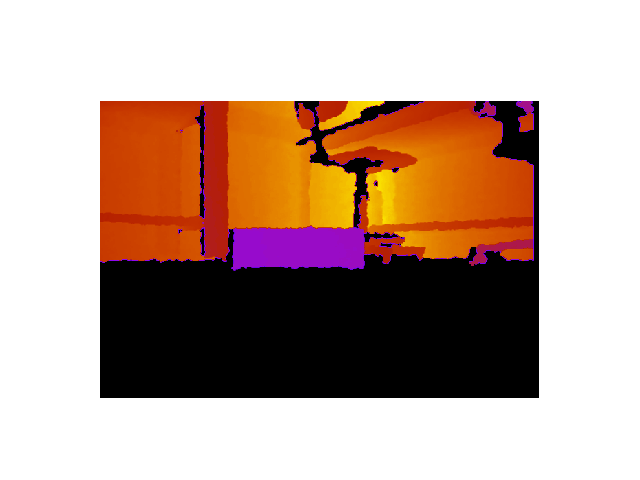
//> input picture obstacle_detection/DepthPic.png, 640 x 480 px
$ ./example   (built with g++ and OpenCV 4)
//> lines starting //> are read from the running program, lines starting //| are printed output that depends on the picture; after the words box and inside, x2 and y2 are one past the last pixel; in counts of white or black regions, pixels touching at a corner belong together
#include "opencv2/core/core.hpp"
#include "opencv2/imgproc/imgproc.hpp"
#include "opencv2/imgcodecs.hpp"
#include "opencv2/highgui/highgui.hpp"

#include <iostream>
#include <math.h>
#include <string.h>

using namespace cv;
using namespace std;

int thresh = 50, N = 11;
const char* wndname = "Détection d'obstacles";

// cherche le cosinus de l'angle entre les vecteurs
// de pt0->pt1 et de pt0->pt2
static double angle( Point pt1, Point pt2, Point pt0 )
{
    double dx1 = pt1.x - pt0.x;
    double dy1 = pt1.y - pt0.y;
    double dx2 = pt2.x - pt0.x;
    double dy2 = pt2.y - pt0.y;
    return (dx1*dx2 + dy1*dy2)/sqrt((dx1*dx1 + dy1*dy1)*(dx2*dx2 + dy2*dy2) + 1e-10);
}

// retourne la séquence de rectangles détectés sur l'image
static void findSquares( const Mat& image, vector<vector<Point> >& squares )
{
    squares.clear();

    Mat pyr, timg, gray0(image.size(), CV_8U), gray;

    // diminue et agrandi l'image pour filtrer le bruit
    pyrDown(image, pyr, Size(image.cols/2, image.rows/2));
    pyrUp(pyr, timg, image.size());
    vector<vector<Point> > contours;

    // cherche des rectangles sur tous plans de couleurs de l'image
    for( int c = 0; c < 3; c++ )
    {
        int ch[] = {c, 0};
        mixChannels(&timg, 1, &gray0, 1, ch, 1);

        // on essaie plusieurs seuils
        for( int l = 0; l < N; l++ )
        {
            if( l == 0 )
            {
                // on appliquer un filtre canny pour détecter les contours de l'image
                Canny(gray0, gray, 0, thresh, 5);
                // on applique un dilatation pour supprimer les possibles trous entre les lignes des contours
                dilate(gray, gray, Mat(), Point(-1,-1));
            }
            else
            {
                //on applique le seuil si l != 0
				//tgray(x,y) = gray(x,y) < (l+1)*255/N ? 255 : 0
                gray = gray0 >= (l+1)*255/N;
            }

            // cherche les contours et les enregistre dans une liste
            findContours(gray, contours, RETR_LIST, CHAIN_APPROX_SIMPLE);

            vector<Point> approx;

            // on teste chaque contour
            for( size_t i = 0; i < contours.size(); i++ )
            {
				// Contour approximatif avec une précision proportionnelle au périmètre du contour
                approxPolyDP(Mat(contours[i]), approx, arcLength(Mat(contours[i]), true)*0.02, true);

                // les contours des rectangles doivent avoir 4 sommets et être convexes
				//on utilise la valeur absolue de l'aire car elle peut être positive ou négative en fonction de l'orientation des contours
                if( approx.size() == 4 &&
                    fabs(contourArea(Mat(approx))) > 1000 &&
                    isContourConvex(Mat(approx)) )
                {
                    double maxCosine = 0;

                    for( int j = 2; j < 5; j++ )
                    {
                        // cherche le cosinus maximum de l'angle entre la jointure des contours
                        double cosine = fabs(angle(approx[j%4], approx[j-2], approx[j-1]));
                        maxCosine = MAX(maxCosine, cosine);
                    }

                    // si le cosinus de tous les angles sont petits
                    // on écrits les sommet du quadrangle (forme composée de 4 angles...)
                    if( maxCosine < 0.3 )
                        squares.push_back(approx);
                }
            }
        }
    }
}


// Dessine tous les rectangles dans l'image
static void drawSquares( Mat& image, const vector<vector<Point> >& squares )
{
    for( size_t i = 0; i < squares.size(); i++ )
    {
        const Point* p = &squares[i][0];
        int n = (int)squares[i].size();
        polylines(image, &p, &n, 1, true, Scalar(0,255,0), 3, LINE_AA);
    }

    imshow(wndname, image);
}


int main(int /*argc*/, char** /*argv*/)
{
    static const char* names[] = { "DepthPic.png", 0 };
    help();
//> (this line was passed over: help is not available in this run)
    namedWindow( wndname, 1 );
    vector<vector<Point> > squares;

    for( int i = 0; names[i] != 0; i++ )
    {
        Mat image = imread(names[i], 1);
//> image is the input picture: 480 rows x 640 cols, CV_8UC3; mean B, G, R 151.5, 164.2, 190
        if( image.empty() )
        {
            cout << "impossible de charger l'image !" << names[i] << endl;
            continue;
        }

        findSquares(image, squares);
//> in findSquares, `pyrDown(image, pyr, Size(image.cols/2, image.rows/2));`:
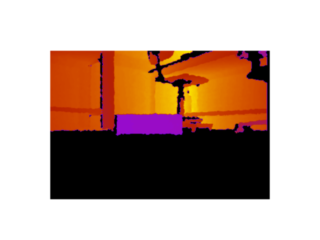
//> pyr: 240 rows x 320 cols, CV_8UC3; mean B, G, R 151.5, 164.2, 190
//> in findSquares, `pyrUp(pyr, timg, image.size());`:
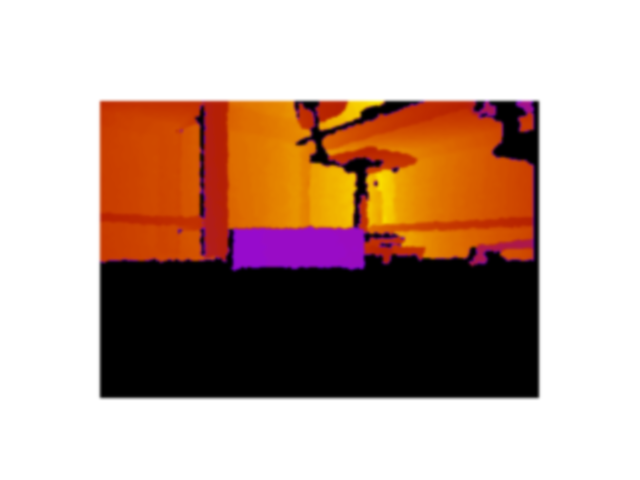
//> timg: 480 rows x 640 cols, CV_8UC3; mean B, G, R 151.5, 164.2, 190
//> the loop in findSquares, `for( int c = 0; c < 3; c++ )` made 3 passes
//> pass 1, in findSquares, `mixChannels(&timg, 1, &gray0, 1, ch, 1);`:
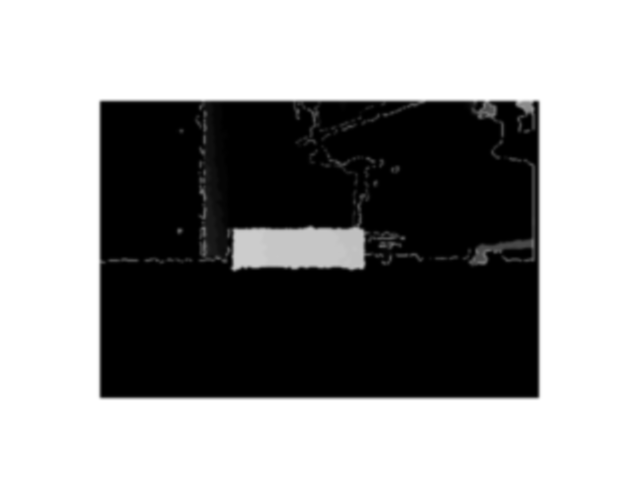
//> gray0: 480 rows x 640 cols, CV_8UC1; min 0, max 255, mean 151.5
//> pass 2, in findSquares, `mixChannels(&timg, 1, &gray0, 1, ch, 1);`:
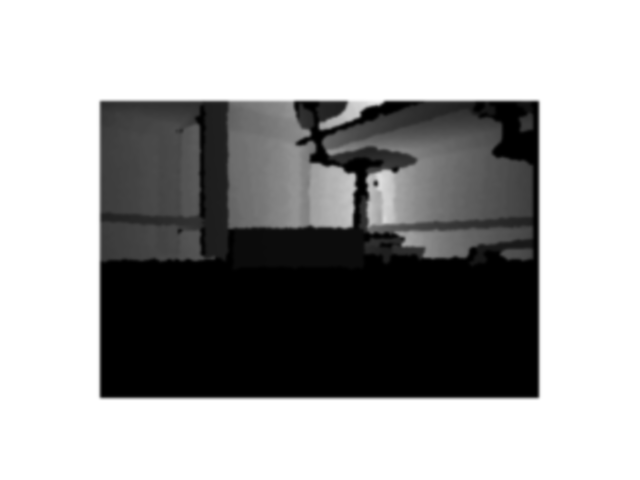
//> gray0: 480 rows x 640 cols, CV_8UC1; min 0, max 255, mean 164.2
//> pass 3, in findSquares, `mixChannels(&timg, 1, &gray0, 1, ch, 1);`:
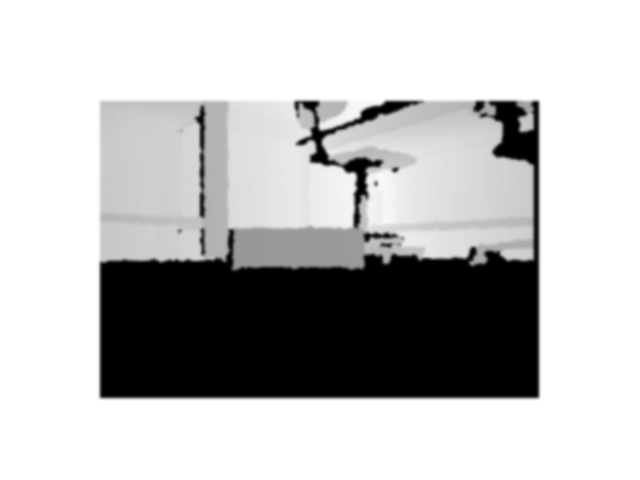
//> gray0: 480 rows x 640 cols, CV_8UC1; min 0, max 255, mean 190
//> after the loop in findSquares, `for( int c = 0; c < 3; c++ )`:
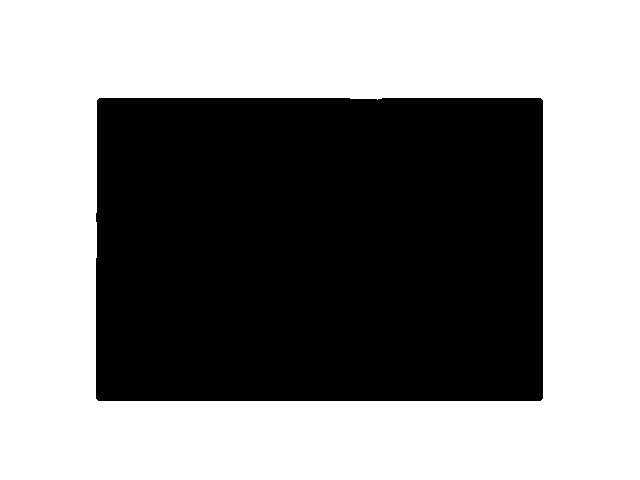
//> gray: 480 rows x 640 cols, CV_8UC1; 56% white; 1 black region
//> after the loop in findSquares, `for( int c = 0; c < 3; c++ )`: contours = 2 contours; box (x1, y1, x2, y2) and area: (0, 0, 640, 480) 306081, (95, 97, 544, 402) 135990; squares = 63 contours; largest, box (x1, y1, x2, y2) and area: (0, 0, 640, 480) 306081, (0, 0, 640, 480) 306081, (0, 0, 640, 480) 306081, (0, 0, 640, 480) 306081, (0, 0, 640, 480) 306081
        drawSquares(image, squares);
//> the loop in drawSquares, `for( size_t i = 0; i < squares.size(); i++ )` made 63 passes
//> after the loop in drawSquares, `for( size_t i = 0; i < squares.size(); i++ )`:
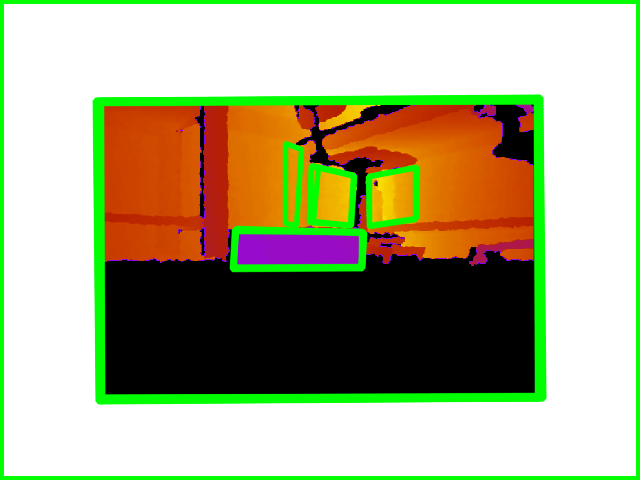
//> image: 480 rows x 640 cols, CV_8UC3; 10.61% of pixels changed, all inside (x1, y1, x2, y2) = (0, 0, 640, 480)

        int c = waitKey();
//> the space key is pressed
        if( (char)c == 27 )
            break;
    }

    return 0;
}
